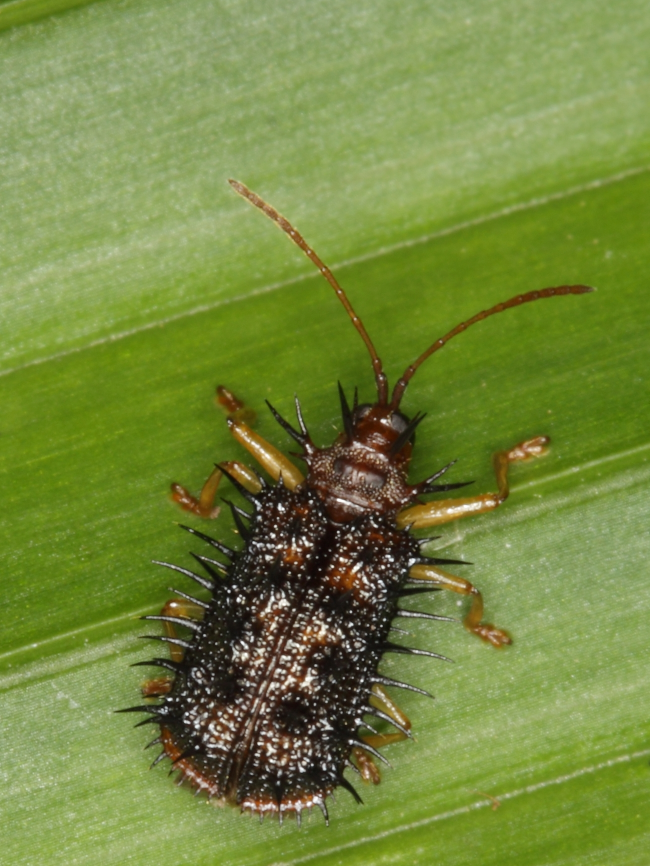
#> input picture data/Hispine.jpg, 1299 x 1732 px (shown at 1/2 size)
$ jupyter execute Gradiaent.ipynb
#> lines starting #> are read from the running program, lines starting #| are printed output that depends on the picture
[cell 1]
import numpy as np
import matplotlib.pyplot as plt
import cv2
from PIL import Image
import sys


def grad_x (image):
    (m, n) = image.shape
    image_dx = np.zeros ([m,n])
    for i in range (0, m):
        for j in range (1, n):
             image_dx[i,j] = abs(image[i,j] -  image [i,j-1])
    return image_dx


def grad_y (image):
    (m, n) = image.shape
    image_dy = np.zeros ([m,n])
    for i in range (1, m):
        for j in range (0, n):
             image_dy[i,j] = abs(image[i,j] -  image [i-1,j])
    return image_dy


if __name__ == "__main__":

    image1 = "data/Monalisa.jpg"
    image2 = "data/Hispine.jpg"
    image3 = "data/garden.png"
    image4 = 'data/W.png'

    for image in [image2]:

        image = cv2.imread(image)
#> image is the input picture: shape (1732, 1299, 3); mean B, G, R 63.7, 136, 117.5
        # Use the cvtColor() function to grayscale the image
        image_gray = cv2.cvtColor(image, cv2.COLOR_BGR2GRAY)
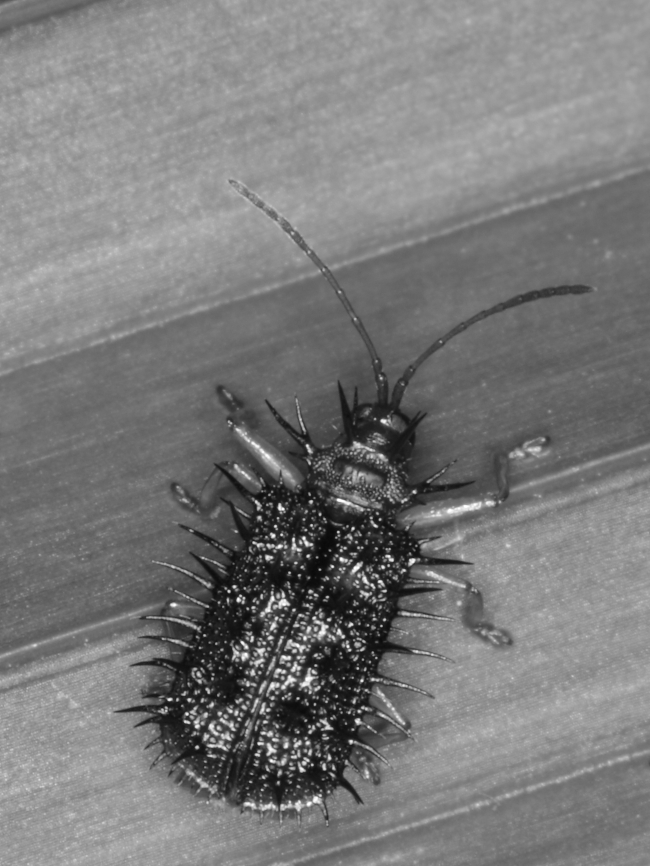
#> image_gray: shape (1732, 1299) (shown at 1/2 size); min 5, max 255, mean 122.2
        image_gray  = cv2.resize (image_gray, (400, 400))
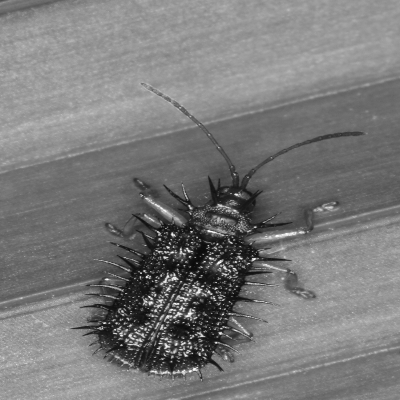
#> image_gray: shape (400, 400); min 10, max 255, mean 122.1

        dx_image = grad_x (image_gray)
#> after the loop in grad_x, `for i in range (0, m):`:
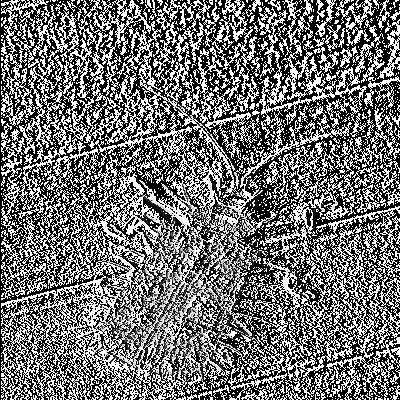
#> image_dx: shape (400, 400) float64; min 0, max 255, mean 113.9
        dy_image = grad_y (image_gray)
#> after the loop in grad_y, `for i in range (1, m):`:
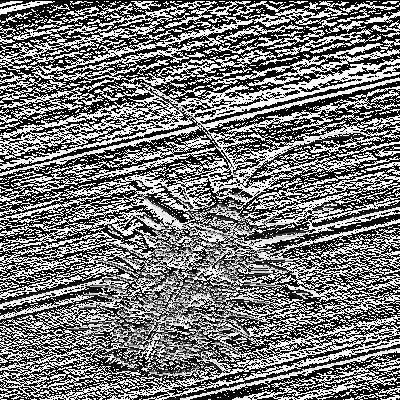
#> image_dy: shape (400, 400) float64; min 0, max 255, mean 119.9

        fig, axs = plt.subplots (2,2,figsize=(12,12))
        axs[0,0].imshow (image_gray,cmap='gray')
        axs[0,1].imshow (dx_image,cmap='gray')
        axs[1,0].imshow (dy_image,cmap='gray')
        axs[1,1].imshow (dx_image + dy_image,cmap='gray')
        axs[0,0].set_title ('Image')
        axs[0,1].set_title ('grad_x (Image)')
        axs[1,0].set_title ('grad_y (Image)')
        axs[1,1].set_title ('(grad_x + grad_y) (Image)')

        plt.show()
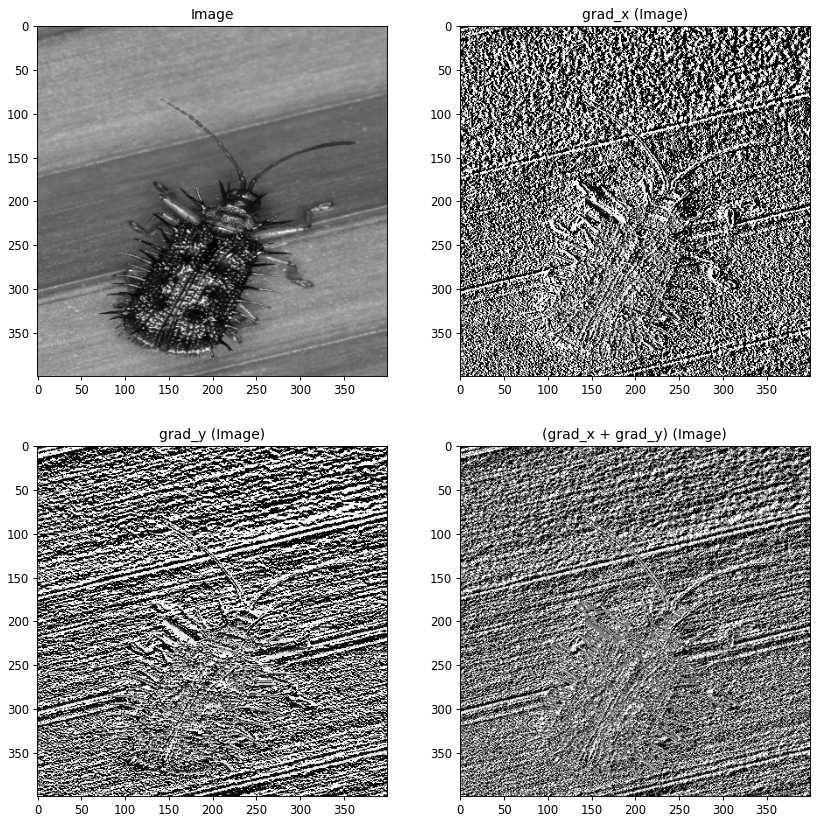
#> figure drawn by matplotlib, 4 panels
